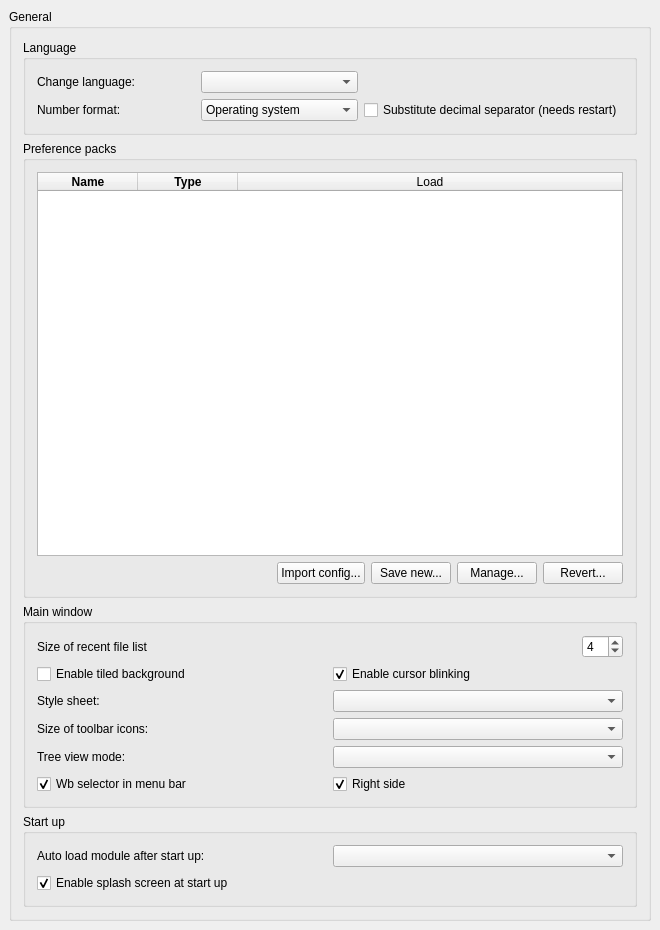
<?xml version="1.0" encoding="UTF-8"?>
<ui version="4.0">
 <class>Gui::Dialog::DlgGeneral</class>
 <widget class="QWidget" name="Gui::Dialog::DlgGeneral">
  <property name="geometry">
   <rect>
    <x>0</x>
    <y>0</y>
    <width>660</width>
    <height>930</height>
   </rect>
  </property>
  <property name="windowTitle">
   <string>General</string>
  </property>
  <layout class="QGridLayout">
   <property name="leftMargin">
    <number>9</number>
   </property>
   <property name="topMargin">
    <number>9</number>
   </property>
   <property name="rightMargin">
    <number>9</number>
   </property>
   <property name="bottomMargin">
    <number>9</number>
   </property>
   <property name="spacing">
    <number>6</number>
   </property>
   <item row="0" column="0">
    <widget class="QGroupBox" name="GroupBox5">
     <property name="title">
      <string>General</string>
     </property>
     <layout class="QVBoxLayout" name="verticalLayout">
      <item>
       <widget class="QGroupBox" name="GroupBox7">
        <property name="title">
         <string>Language</string>
        </property>
        <layout class="QGridLayout">
         <property name="leftMargin">
          <number>11</number>
         </property>
         <property name="topMargin">
          <number>11</number>
         </property>
         <property name="rightMargin">
          <number>11</number>
         </property>
         <property name="bottomMargin">
          <number>11</number>
         </property>
         <property name="spacing">
          <number>6</number>
         </property>
         <item row="0" column="0">
          <widget class="QLabel" name="TextLabel1_4">
           <property name="text">
            <string>Change language:</string>
           </property>
          </widget>
         </item>
         <item row="0" column="1">
          <widget class="QComboBox" name="Languages">
           <property name="toolTip">
            <string>Language of the application's user interface</string>
           </property>
          </widget>
         </item>
         <item row="1" column="0">
          <widget class="QLabel" name="TextLabel1_5">
           <property name="text">
            <string>Number format:</string>
           </property>
          </widget>
         </item>
         <item row="1" column="1">
          <widget class="Gui::PrefComboBox" name="UseLocaleFormatting">
           <property name="prefEntry" stdset="0">
            <cstring>UseLocaleFormatting</cstring>
           </property>
           <property name="prefPath" stdset="0">
            <cstring>General</cstring>
           </property>
           <item>
            <property name="text">
             <string>Operating system</string>
            </property>
           </item>
           <item>
            <property name="text">
             <string>Selected language</string>
            </property>
           </item>
           <item>
            <property name="text">
             <string>C/POSIX</string>
            </property>
           </item>
          </widget>
         </item>
         <item row="1" column="2">
          <widget class="Gui::PrefCheckBox" name="SubstituteDecimal">
           <property name="toolTip">
            <string>If enabled, numerical keypad decimal separator will be substituted with locale separator</string>
           </property>
           <property name="text">
            <string>Substitute decimal separator (needs restart)</string>
           </property>
           <property name="prefEntry" stdset="0">
            <cstring>SubstituteDecimalSeparator</cstring>
           </property>
           <property name="prefPath" stdset="0">
            <cstring>General</cstring>
           </property>
          </widget>
         </item>
        </layout>
       </widget>
      </item>
      <item>
       <widget class="QGroupBox" name="groupBox">
        <property name="title">
         <string>Preference packs</string>
        </property>
        <layout class="QHBoxLayout" name="horizontalLayout">
         <item>
          <layout class="QVBoxLayout" name="verticalLayout_3">
           <item>
            <widget class="QTableWidget" name="PreferencePacks">
             <property name="horizontalScrollBarPolicy">
              <enum>Qt::ScrollBarAlwaysOff</enum>
             </property>
             <property name="sizeAdjustPolicy">
              <enum>QAbstractScrollArea::AdjustToContents</enum>
             </property>
             <property name="editTriggers">
              <set>QAbstractItemView::NoEditTriggers</set>
             </property>
             <property name="showDropIndicator" stdset="0">
              <bool>false</bool>
             </property>
             <property name="dragDropOverwriteMode">
              <bool>false</bool>
             </property>
             <property name="selectionMode">
              <enum>QAbstractItemView::NoSelection</enum>
             </property>
             <property name="selectionBehavior">
              <enum>QAbstractItemView::SelectRows</enum>
             </property>
             <property name="showGrid">
              <bool>false</bool>
             </property>
             <property name="sortingEnabled">
              <bool>true</bool>
             </property>
             <property name="wordWrap">
              <bool>false</bool>
             </property>
             <property name="cornerButtonEnabled">
              <bool>false</bool>
             </property>
             <attribute name="horizontalHeaderVisible">
              <bool>true</bool>
             </attribute>
             <attribute name="horizontalHeaderCascadingSectionResizes">
              <bool>true</bool>
             </attribute>
             <attribute name="horizontalHeaderMinimumSectionSize">
              <number>30</number>
             </attribute>
             <attribute name="horizontalHeaderDefaultSectionSize">
              <number>100</number>
             </attribute>
             <attribute name="horizontalHeaderStretchLastSection">
              <bool>true</bool>
             </attribute>
             <attribute name="verticalHeaderVisible">
              <bool>false</bool>
             </attribute>
             <attribute name="verticalHeaderMinimumSectionSize">
              <number>16</number>
             </attribute>
             <attribute name="verticalHeaderDefaultSectionSize">
              <number>24</number>
             </attribute>
             <column>
              <property name="text">
               <string>Name</string>
              </property>
              <property name="font">
               <font>
                <weight>75</weight>
                <bold>true</bold>
               </font>
              </property>
             </column>
             <column>
              <property name="text">
               <string>Type</string>
              </property>
              <property name="font">
               <font>
                <weight>75</weight>
                <bold>true</bold>
               </font>
              </property>
             </column>
             <column>
              <property name="text">
               <string>Load</string>
              </property>
             </column>
            </widget>
           </item>
           <item>
            <layout class="QHBoxLayout" name="horizontalLayout_2">
             <item>
              <spacer name="horizontalSpacer">
               <property name="orientation">
                <enum>Qt::Horizontal</enum>
               </property>
               <property name="sizeHint" stdset="0">
                <size>
                 <width>40</width>
                 <height>20</height>
                </size>
               </property>
              </spacer>
             </item>
             <item>
              <widget class="QPushButton" name="ImportConfig">
               <property name="text">
                <string>Import config...</string>
               </property>
              </widget>
             </item>
             <item>
              <widget class="QPushButton" name="SaveNewPreferencePack">
               <property name="text">
                <string>Save new...</string>
               </property>
              </widget>
             </item>
             <item>
              <widget class="QPushButton" name="ManagePreferencePacks">
               <property name="sizePolicy">
                <sizepolicy hsizetype="Fixed" vsizetype="Fixed">
                 <horstretch>0</horstretch>
                 <verstretch>0</verstretch>
                </sizepolicy>
               </property>
               <property name="text">
                <string>Manage...</string>
               </property>
              </widget>
             </item>
             <item>
              <widget class="QPushButton" name="RevertToSavedConfig">
               <property name="text">
                <string>Revert...</string>
               </property>
              </widget>
             </item>
            </layout>
           </item>
          </layout>
         </item>
        </layout>
       </widget>
      </item>
      <item>
       <widget class="QGroupBox" name="GroupBox3">
        <property name="title">
         <string>Main window</string>
        </property>
        <layout class="QVBoxLayout">
         <property name="spacing">
          <number>6</number>
         </property>
         <property name="leftMargin">
          <number>11</number>
         </property>
         <property name="topMargin">
          <number>11</number>
         </property>
         <property name="rightMargin">
          <number>11</number>
         </property>
         <property name="bottomMargin">
          <number>11</number>
         </property>
         <item>
          <layout class="QHBoxLayout">
           <property name="spacing">
            <number>6</number>
           </property>
           <property name="leftMargin">
            <number>0</number>
           </property>
           <property name="topMargin">
            <number>0</number>
           </property>
           <property name="rightMargin">
            <number>0</number>
           </property>
           <property name="bottomMargin">
            <number>0</number>
           </property>
           <item>
            <widget class="QLabel" name="recentFileListLabel">
             <property name="text">
              <string>Size of recent file list</string>
             </property>
            </widget>
           </item>
           <item>
            <spacer>
             <property name="orientation">
              <enum>Qt::Horizontal</enum>
             </property>
             <property name="sizeType">
              <enum>QSizePolicy::Expanding</enum>
             </property>
             <property name="sizeHint" stdset="0">
              <size>
               <width>20</width>
               <height>20</height>
              </size>
             </property>
            </spacer>
           </item>
           <item>
            <widget class="Gui::PrefSpinBox" name="RecentFiles">
             <property name="toolTip">
              <string>How many files should be listed in recent files list</string>
             </property>
             <property name="value">
              <number>4</number>
             </property>
             <property name="prefEntry" stdset="0">
              <cstring>RecentFiles</cstring>
             </property>
             <property name="prefPath" stdset="0">
              <cstring>RecentFiles</cstring>
             </property>
            </widget>
           </item>
          </layout>
         </item>
         <item>
          <layout class="QHBoxLayout">
           <property name="spacing">
            <number>6</number>
           </property>
           <property name="leftMargin">
            <number>0</number>
           </property>
           <property name="topMargin">
            <number>0</number>
           </property>
           <property name="rightMargin">
            <number>0</number>
           </property>
           <property name="bottomMargin">
            <number>0</number>
           </property>
           <item>
            <widget class="QCheckBox" name="tiledBackground">
             <property name="toolTip">
              <string>Background of the main window will consist of tiles of a special image.
See the FreeCAD Wiki for details about the image.</string>
             </property>
             <property name="text">
              <string>Enable tiled background</string>
             </property>
            </widget>
           </item>
           <item>
            <widget class="Gui::PrefCheckBox" name="EnableCursorBlinking">
             <property name="toolTip">
              <string>The text cursor will be blinking</string>
             </property>
             <property name="text">
              <string>Enable cursor blinking</string>
             </property>
             <property name="checked">
              <bool>true</bool>
             </property>
             <property name="prefEntry" stdset="0">
              <cstring>EnableCursorBlinking</cstring>
             </property>
             <property name="prefPath" stdset="0">
              <cstring>General</cstring>
             </property>
            </widget>
           </item>
          </layout>
         </item>
         <item>
          <layout class="QHBoxLayout">
           <property name="spacing">
            <number>6</number>
           </property>
           <property name="leftMargin">
            <number>0</number>
           </property>
           <property name="topMargin">
            <number>0</number>
           </property>
           <property name="rightMargin">
            <number>0</number>
           </property>
           <property name="bottomMargin">
            <number>0</number>
           </property>
           <item>
            <widget class="QLabel" name="styleSheetLabel">
             <property name="text">
              <string>Style sheet:</string>
             </property>
            </widget>
           </item>
           <item>
            <widget class="QComboBox" name="StyleSheets">
             <property name="toolTip">
              <string>Style sheet how user interface will look like</string>
             </property>
            </widget>
           </item>
          </layout>
         </item>
         <item>
          <layout class="QHBoxLayout">
           <property name="spacing">
            <number>6</number>
           </property>
           <property name="leftMargin">
            <number>0</number>
           </property>
           <property name="topMargin">
            <number>0</number>
           </property>
           <property name="rightMargin">
            <number>0</number>
           </property>
           <property name="bottomMargin">
            <number>0</number>
           </property>
           <item>
            <widget class="QLabel" name="iconSizeLabel">
             <property name="text">
              <string>Size of toolbar icons:</string>
             </property>
            </widget>
           </item>
           <item>
            <widget class="QComboBox" name="toolbarIconSize">
             <property name="toolTip">
              <string>Choose your preference for toolbar icon size. You can adjust
this according to your screen size or personal taste</string>
             </property>
            </widget>
           </item>
          </layout>
         </item>
         <item>
          <layout class="QHBoxLayout">
           <property name="spacing">
            <number>6</number>
           </property>
           <property name="leftMargin">
            <number>0</number>
           </property>
           <property name="topMargin">
            <number>0</number>
           </property>
           <property name="rightMargin">
            <number>0</number>
           </property>
           <property name="bottomMargin">
            <number>0</number>
           </property>
           <item>
            <widget class="QLabel" name="treeModeLabel">
             <property name="text">
              <string>Tree view mode:</string>
             </property>
            </widget>
           </item>
           <item>
            <widget class="QComboBox" name="treeMode">
             <property name="toolTip">
              <string>Customize how tree view is shown in the panel (restart required).

'ComboView': combine tree view and property view into one panel.
'TreeView and PropertyView': split tree view and property view into separate panel.
'Both': keep all three panels, and you can have two sets of tree view and property view.</string>
             </property>
            </widget>
           </item>
          </layout>
         </item>
         <item>
          <layout class="QHBoxLayout">
           <property name="spacing">
            <number>6</number>
           </property>
           <property name="leftMargin">
            <number>0</number>
           </property>
           <property name="topMargin">
            <number>0</number>
           </property>
           <property name="rightMargin">
            <number>0</number>
           </property>
           <property name="bottomMargin">
            <number>0</number>
           </property>
           <item>
            <widget class="Gui::PrefCheckBox" name="WbSelectorCornerWidget">
             <property name="toolTip">
              <string>Show the workbench selector as a menu bar corner widget</string>
             </property>
             <property name="text">
              <string>Wb selector in menu bar</string>
             </property>
             <property name="checked">
              <bool>true</bool>
             </property>
             <property name="prefEntry" stdset="0">
              <cstring>WbSelectorCornerWidget</cstring>
             </property>
             <property name="prefPath" stdset="0">
              <cstring>General</cstring>
             </property>
            </widget>
           </item>
           <item>
            <widget class="Gui::PrefCheckBox" name="WbSelectorCornerWidgetRight">
             <property name="toolTip">
              <string>Show the workbench selector as a menu bar corner widget on the right side</string>
             </property>
             <property name="text">
              <string>Right side</string>
             </property>
             <property name="checked">
              <bool>true</bool>
             </property>
             <property name="prefEntry" stdset="0">
              <cstring>WbSelectorCornerWidgetRight</cstring>
             </property>
             <property name="prefPath" stdset="0">
              <cstring>General</cstring>
             </property>
            </widget>
           </item>
          </layout>
         </item>
        </layout>
       </widget>
      </item>
      <item>
       <widget class="QGroupBox" name="GroupBox10">
        <property name="title">
         <string>Start up</string>
        </property>
        <layout class="QGridLayout">
         <property name="leftMargin">
          <number>11</number>
         </property>
         <property name="topMargin">
          <number>11</number>
         </property>
         <property name="rightMargin">
          <number>11</number>
         </property>
         <property name="bottomMargin">
          <number>11</number>
         </property>
         <property name="spacing">
          <number>6</number>
         </property>
         <item row="0" column="0">
          <layout class="QGridLayout">
           <property name="leftMargin">
            <number>0</number>
           </property>
           <property name="topMargin">
            <number>0</number>
           </property>
           <property name="rightMargin">
            <number>0</number>
           </property>
           <property name="bottomMargin">
            <number>0</number>
           </property>
           <property name="spacing">
            <number>6</number>
           </property>
           <item row="0" column="0">
            <widget class="QLabel" name="autoModuleLabel">
             <property name="text">
              <string>Auto load module after start up:</string>
             </property>
            </widget>
           </item>
           <item row="0" column="1">
            <widget class="QComboBox" name="AutoloadModuleCombo">
             <property name="toolTip">
              <string>Choose which workbench will be activated and shown
after FreeCAD launches</string>
             </property>
            </widget>
           </item>
          </layout>
         </item>
         <item row="2" column="0">
          <widget class="Gui::PrefCheckBox" name="SplashScreen">
           <property name="toolTip">
            <string>A Splash screen is a small loading window that is shown
when FreeCAD is launching. If this option is checked, FreeCAD will
display the splash screen</string>
           </property>
           <property name="text">
            <string>Enable splash screen at start up</string>
           </property>
           <property name="checked">
            <bool>true</bool>
           </property>
           <property name="prefEntry" stdset="0">
            <cstring>ShowSplasher</cstring>
           </property>
           <property name="prefPath" stdset="0">
            <cstring>General</cstring>
           </property>
          </widget>
         </item>
        </layout>
       </widget>
      </item>
     </layout>
    </widget>
   </item>
  </layout>
 </widget>
 <layoutdefault spacing="6" margin="11"/>
 <customwidgets>
  <customwidget>
   <class>Gui::PrefSpinBox</class>
   <extends>QSpinBox</extends>
   <header>Gui/PrefWidgets.h</header>
  </customwidget>
  <customwidget>
   <class>Gui::PrefCheckBox</class>
   <extends>QCheckBox</extends>
   <header>Gui/PrefWidgets.h</header>
  </customwidget>
  <customwidget>
   <class>Gui::PrefComboBox</class>
   <extends>QComboBox</extends>
   <header>Gui/PrefWidgets.h</header>
  </customwidget>
 </customwidgets>
 <tabstops>
  <tabstop>Languages</tabstop>
  <tabstop>RecentFiles</tabstop>
  <tabstop>EnableCursorBlinking</tabstop>
  <tabstop>SplashScreen</tabstop>
 </tabstops>
 <resources/>
 <connections/>
</ui>
